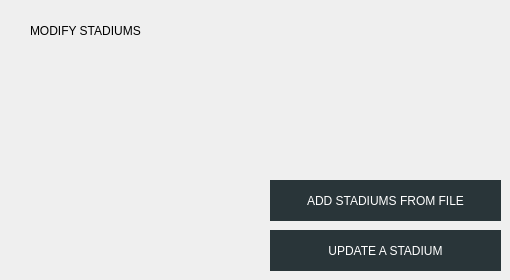
    <widget class="QWidget" name="adminModifyStadiums">
     <widget class="QPushButton" name="removeSelectedSouvenir_2">
      <property name="geometry">
       <rect>
        <x>270</x>
        <y>180</y>
        <width>231</width>
        <height>41</height>
       </rect>
      </property>
      <property name="styleSheet">
       <string notr="true">QPushButton {
background-color: #293539;
color: white;
border:none;
	font: 75 15pt &quot;Gill Sans&quot;, &quot;Gill Sans MT Condensed&quot;;
}</string>
      </property>
      <property name="text">
       <string>ADD STADIUMS FROM FILE</string>
      </property>
     </widget>
     <widget class="QPushButton" name="removeSelectedSouvenir_3">
      <property name="geometry">
       <rect>
        <x>270</x>
        <y>230</y>
        <width>231</width>
        <height>41</height>
       </rect>
      </property>
      <property name="styleSheet">
       <string notr="true">QPushButton {
background-color: #293539;
color: white;
border:none;
	font: 75 15pt &quot;Gill Sans&quot;, &quot;Gill Sans MT Condensed&quot;;
}</string>
      </property>
      <property name="text">
       <string>UPDATE A STADIUM</string>
      </property>
     </widget>
     <widget class="QLabel" name="modifySouvenirsListLabel_2">
      <property name="geometry">
       <rect>
        <x>30</x>
        <y>10</y>
        <width>311</width>
        <height>41</height>
       </rect>
      </property>
      <property name="styleSheet">
       <string notr="true">font: 25 30pt &quot;Gill Sans&quot;, &quot;Gill Sans MT Condensed&quot;;</string>
      </property>
      <property name="text">
       <string>MODIFY STADIUMS</string>
      </property>
     </widget>
    </widget>
